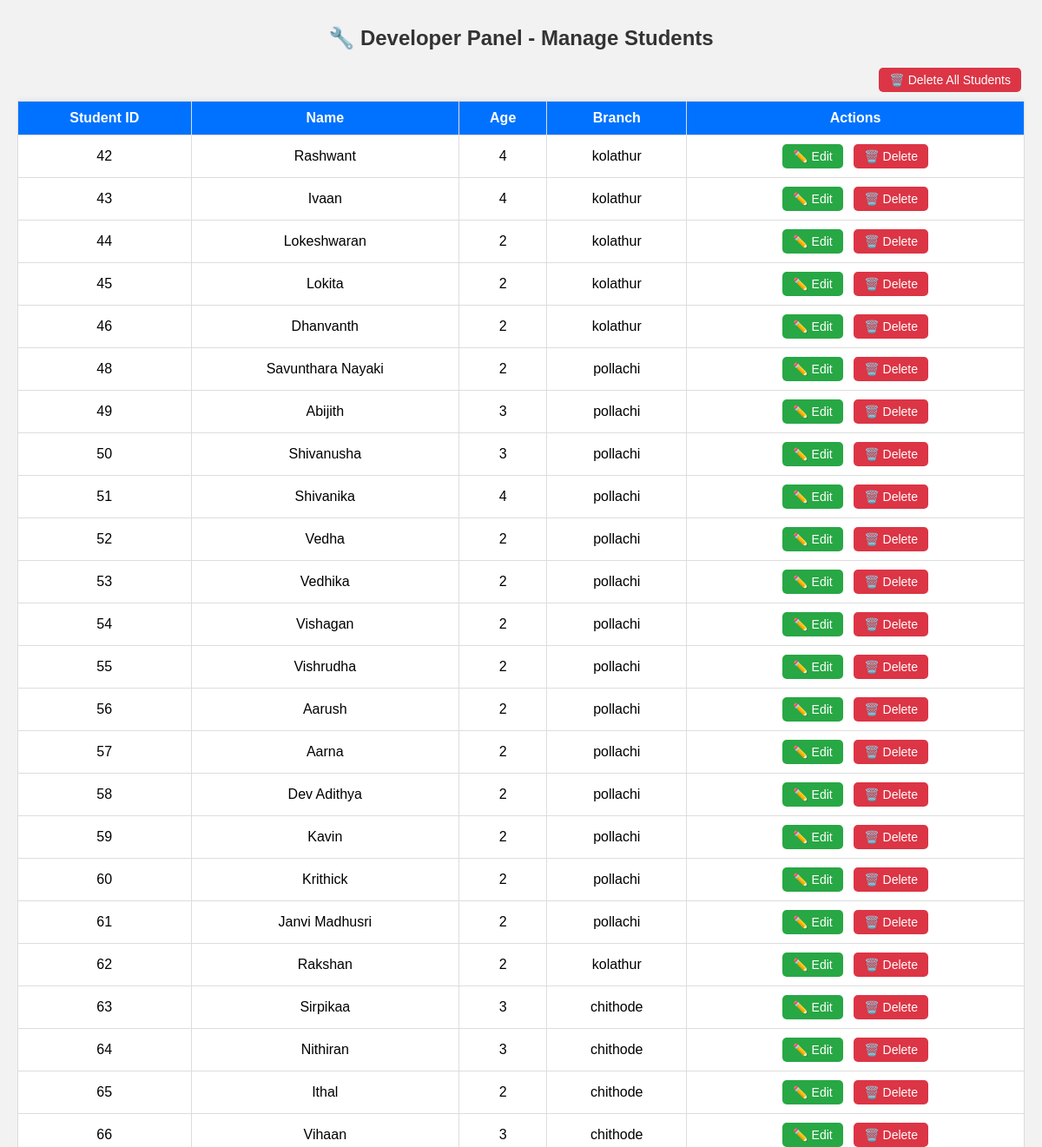
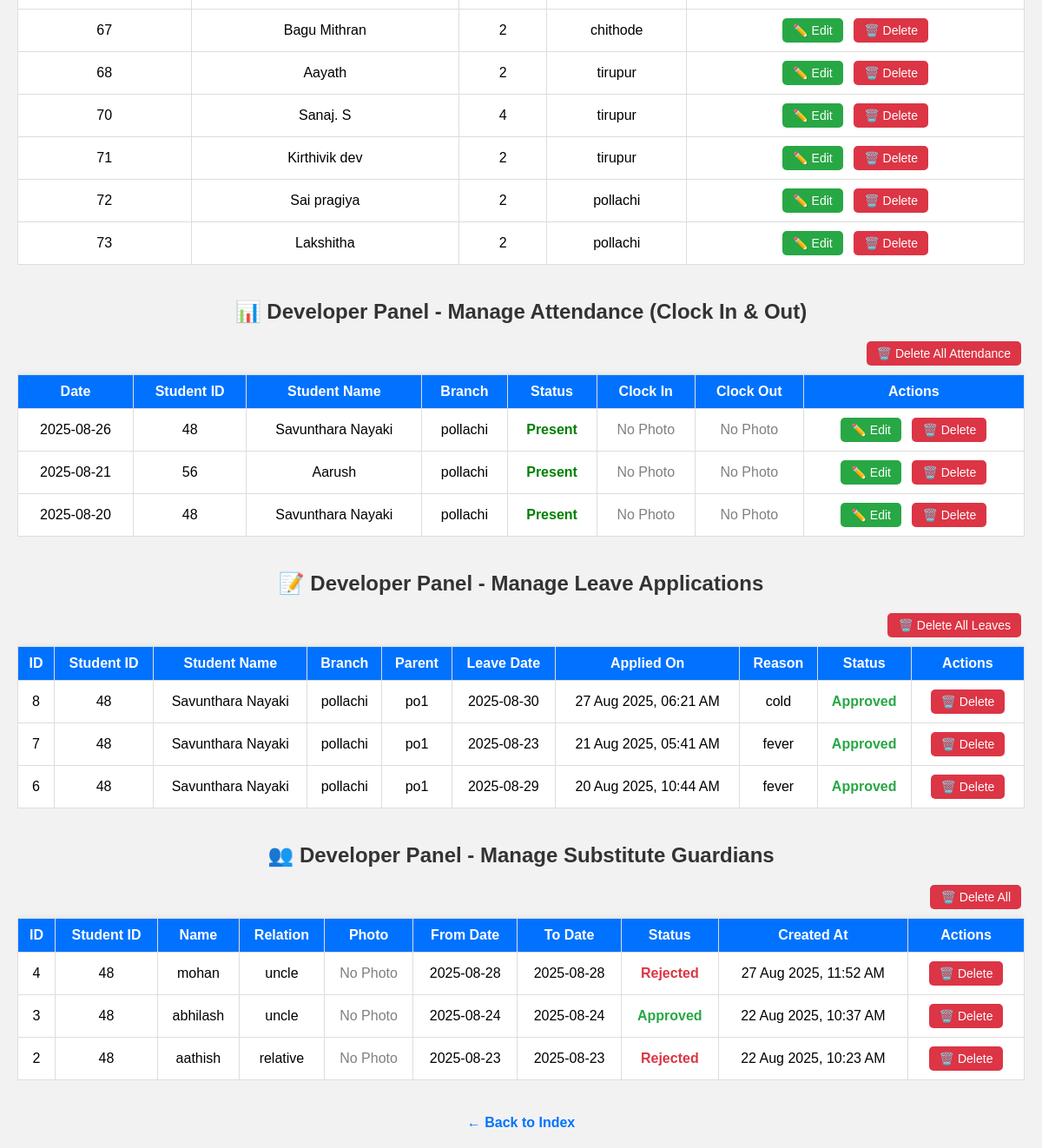
The page /developer.php on the database its author committed (2 pictures, top to bottom).
### tables this page shows
CREATE TABLE `students` (
  `student_id` int(11) NOT NULL,
  `name` varchar(100) NOT NULL,
  `age` int(11) NOT NULL,
  `branch_id` int(11) NOT NULL,
  `approved` tinyint(1) DEFAULT 0
);

CREATE TABLE `branches` (
  `branch_id` int(11) NOT NULL,
  `branch_name` varchar(100) NOT NULL
);

CREATE TABLE `attendance` (
  `student_id` int(11) NOT NULL,
  `date` date NOT NULL,
  `status` varchar(10) DEFAULT NULL,
  `guardian_in_photo` varchar(255) DEFAULT NULL,
  `guardian_in_relation` varchar(50) DEFAULT NULL,
  `guardian_out_photo` varchar(255) DEFAULT NULL,
  `guardian_out_relation` varchar(50) DEFAULT NULL
);

CREATE TABLE `leaves` (
  `id` int(11) NOT NULL,
  `student_id` int(11) NOT NULL,
  `parent_username` varchar(50) NOT NULL,
  `leave_date` date NOT NULL,
  `reason` text DEFAULT NULL,
  `status` enum('Pending','Approved','Rejected') DEFAULT 'Pending',
  `applied_at` timestamp NOT NULL DEFAULT current_timestamp()
);

CREATE TABLE `substitute_guardians` (
  `id` int(11) NOT NULL,
  `student_id` int(11) NOT NULL,
  `name` varchar(100) NOT NULL,
  `relation` varchar(50) NOT NULL,
  `photo_path` varchar(255) NOT NULL,
  `from_date` date NOT NULL,
  `to_date` date NOT NULL,
  `status` enum('Pending','Approved','Rejected') DEFAULT 'Pending',
  `created_at` datetime DEFAULT current_timestamp()
);

### developer.php (the view, shortened to what this page needs)
<?php
include 'db.php';
$students = $conn->query("
    SELECT s.student_id, s.name, s.age, b.branch_name
    FROM students s
    JOIN branches b ON s.branch_id = b.branch_id
");
$attendances = $conn->query("
    SELECT
        a.student_id,
        a.date,
        a.status,
        a.guardian_in_photo,
        a.guardian_in_relation,
        a.guardian_out_photo,
        a.guardian_out_relation,
        s.name AS student_name,
        b.branch_name
    FROM attendance a
    JOIN students s ON a.student_id = s.student_id
    JOIN branches b ON s.branch_id = b.branch_id
    ORDER BY a.date DESC, s.name
");
$leaves = $conn->query("
    SELECT
        l.id,
        l.student_id,
        l.parent_username,
        l.leave_date,
        l.reason,
        l.status,
        l.applied_at,
        s.name AS student_name,
        b.branch_name
    FROM leaves l
    JOIN students s ON l.student_id = s.student_id
    JOIN branches b ON s.branch_id = b.branch_id
    ORDER BY l.applied_at DESC
");
$substitutes = $conn->query("
    SELECT
        sg.id,
        sg.student_id,
        sg.name AS sub_name,
        sg.relation,
        sg.photo_path,
        sg.from_date,
        sg.to_date,
        sg.status,
        sg.created_at
    FROM substitute_guardians sg
    ORDER BY sg.created_at DESC
");
?>
<!DOCTYPE html>
<html lang="en">
<head>
</head>
<body>
<h2>🔧 Developer Panel - Manage Students</h2>
<div class="table-container">
    <div style="text-align:right; margin-bottom: 10px;">
        <a class="btn delete-btn" href="?delete_all_students=1" onclick="return confirm('Are you sure you want to delete ALL students?')">🗑️ Delete All Students</a>
    </div>
    <table>
        <thead>
            <tr>
                <th>Student ID</th>
                <th>Name</th>
                <th>Age</th>
                <th>Branch</th>
                <th>Actions</th>
            </tr>
        </thead>
        <tbody>
            <?php while ($row = $students->fetch_assoc()): ?>
                <tr>
                    <td data-label="Student ID"><?= $row['student_id']; ?></td>
                    <td data-label="Name"><?= htmlspecialchars($row['name']); ?></td>
                    <td data-label="Age"><?= $row['age']; ?></td>
                    <td data-label="Branch"><?= htmlspecialchars($row['branch_name']); ?></td>
                    <td data-label="Actions">
                        <a class="btn edit-btn" href="edit_student.php?id=<?= $row['student_id']; ?>">✏️ Edit</a>
                        <a class="btn delete-btn" href="?delete_student=<?= $row['student_id']; ?>" onclick="return confirm('Delete this student?')">🗑️ Delete</a>
                    </td>
                </tr>
            <?php endwhile; ?>
        </tbody>
    </table>
</div>
<h2>📊 Developer Panel - Manage Attendance (Clock In & Out)</h2>
<div class="table-container">
    <div style="text-align:right; margin-bottom: 10px;">
        <a class="btn delete-btn" href="?delete_all_attendance=1" onclick="return confirm('Are you sure you want to delete ALL attendance records?')">🗑️ Delete All Attendance</a>
    </div>
    <table>
        <thead>
            <tr>
                <th>Date</th>
                <th>Student ID</th>
                <th>Student Name</th>
                <th>Branch</th>
                <th>Status</th>
                <th>Clock In</th>
                <th>Clock Out</th>
                <th>Actions</th>
            </tr>
        </thead>
        <tbody>
            <?php while ($row = $attendances->fetch_assoc()): ?>
                <tr>
                    <td data-label="Date"><?= htmlspecialchars($row['date']); ?></td>
                    <td data-label="Student ID"><?= $row['student_id']; ?></td>
                    <td data-label="Student Name"><?= htmlspecialchars($row['student_name']); ?></td>
                    <td data-label="Branch"><?= htmlspecialchars($row['branch_name']); ?></td>
                    <td data-label="Status">
                        <span style="color: <?= $row['status'] === 'Present' ? 'green' : 'red'; ?>; font-weight: bold;">
                            <?= htmlspecialchars($row['status']); ?>
                        </span>
                    </td>
                    <td data-label="Clock In">
                        <?php if (!empty($row['guardian_in_photo']) && file_exists($row['guardian_in_photo'])): ?>
                            <div class="guardian-cell">
                                <img src="<?= htmlspecialchars($row['guardian_in_photo']); ?>"
                                     alt="Clock In"
                                     onclick="openModal('<?= htmlspecialchars($row['guardian_in_photo']); ?>')">
                                <span class="relation"><?= htmlspecialchars($row['guardian_in_relation'] ?? 'Guardian'); ?></span>
                            </div>
                        <?php else: ?>
                            <span style="color:gray;">No Photo</span>
                        <?php endif; ?>
                    </td>
                    <td data-label="Clock Out">
                        <?php if (!empty($row['guardian_out_photo']) && file_exists($row['guardian_out_photo'])): ?>
                            <div class="guardian-cell">
                                <img src="<?= htmlspecialchars($row['guardian_out_photo']); ?>"
                                     alt="Clock Out"
                                     onclick="openModal('<?= htmlspecialchars($row['guardian_out_photo']); ?>')">
                                <span class="relation"><?= htmlspecialchars($row['guardian_out_relation'] ?? 'Guardian'); ?></span>
                            </div>
                        <?php else: ?>
                            <span style="color:gray;">No Photo</span>
                        <?php endif; ?>
                    </td>
                    <td data-label="Actions">
                        <a class="btn edit-btn" href="edit_attendance.php?student_id=<?= $row['student_id']; ?>&date=<?= urlencode($row['date']); ?>">✏️ Edit</a>
                        <a class="btn delete-btn" href="?delete_attendance_student_id=<?= $row['student_id']; ?>&delete_attendance_date=<?= urlencode($row['date']); ?>" onclick="return confirm('Delete this attendance record?')">🗑️ Delete</a>
                    </td>
                </tr>
            <?php endwhile; ?>
        </tbody>
    </table>
</div>
<h2>📝 Developer Panel - Manage Leave Applications</h2>
<div class="table-container">
    <div style="text-align:right; margin-bottom: 10px;">
        <a class="btn delete-btn" href="?delete_all_leaves=1" onclick="return confirm('Are you sure you want to delete ALL leave applications?')">🗑️ Delete All Leaves</a>
    </div>
    <table>
        <thead>
            <tr>
                <th>ID</th>
                <th>Student ID</th>
                <th>Student Name</th>
                <th>Branch</th>
                <th>Parent</th>
                <th>Leave Date</th>
                <th>Applied On</th>
                <th>Reason</th>
                <th>Status</th>
                <th>Actions</th>
            </tr>
        </thead>
        <tbody>
            <?php if ($leaves->num_rows == 0): ?>
                <tr>
                    <td colspan="10" style="text-align:center; color: #777;">No leave applications found.</td>
                </tr>
            <?php else: ?>
                <?php while ($row = $leaves->fetch_assoc()): ?>
                    <tr>
                        <td data-label="ID"><?= $row['id']; ?></td>
                        <td data-label="Student ID"><?= $row['student_id']; ?></td>
                        <td data-label="Student Name"><?= htmlspecialchars($row['student_name']); ?></td>
                        <td data-label="Branch"><?= htmlspecialchars($row['branch_name']); ?></td>
                        <td data-label="Parent"><?= htmlspecialchars($row['parent_username']); ?></td>
                        <td data-label="Leave Date"><?= htmlspecialchars($row['leave_date']); ?></td>
                        <td data-label="Applied On"><?= htmlspecialchars(date('d M Y, h:i A', strtotime($row['applied_at']))); ?></td>
                        <td data-label="Reason" title="<?= htmlspecialchars($row['reason']); ?>">
                            <?= strlen($row['reason']) > 50 ? substr(htmlspecialchars($row['reason']), 0, 50) . '...' : htmlspecialchars($row['reason'] ?: '—'); ?>
                        </td>
                        <td data-label="Status">
                            <span class="status-<?= strtolower($row['status']) ?>">
                                <?= htmlspecialchars($row['status']) ?>
                            </span>
                        </td>
                        <td data-label="Actions">
                            <a class="btn delete-btn" href="?delete_leave_id=<?= $row['id']; ?>" onclick="return confirm('Delete this leave application?')">🗑️ Delete</a>
                        </td>
                    </tr>
                <?php endwhile; ?>
            <?php endif; ?>
        </tbody>
    </table>
</div>
<h2>👥 Developer Panel - Manage Substitute Guardians</h2>
<div class="table-container">
    <div style="text-align:right; margin-bottom: 10px;">
        <a class="btn delete-btn" href="?delete_all_substitutes=1" onclick="return confirm('Are you sure you want to delete ALL substitute guardian records?')">🗑️ Delete All</a>
    </div>
    <table>
        <thead>
            <tr>
                <th>ID</th>
                <th>Student ID</th>
                <th>Name</th>
                <th>Relation</th>
                <th>Photo</th>
                <th>From Date</th>
                <th>To Date</th>
                <th>Status</th>
                <th>Created At</th>
                <th>Actions</th>
            </tr>
        </thead>
        <tbody>
            <?php if ($substitutes->num_rows == 0): ?>
                <tr>
                    <td colspan="10" style="text-align:center; color: #777;">No substitute guardian records found.</td>
                </tr>
            <?php else: ?>
                <?php while ($row = $substitutes->fetch_assoc()): ?>
                    <tr>
                        <td data-label="ID"><?= $row['id']; ?></td>
                        <td data-label="Student ID"><?= $row['student_id']; ?></td>
                        <td data-label="Name"><?= htmlspecialchars($row['sub_name']); ?></td>
                        <td data-label="Relation"><?= htmlspecialchars($row['relation']); ?></td>
                        <td data-label="Photo">
                            <?php if (!empty($row['photo_path']) && file_exists($row['photo_path'])): ?>
                                <img src="<?= htmlspecialchars($row['photo_path']); ?>"
                                     alt="Substitute Guardian Photo"
                                     onclick="openModal('<?= htmlspecialchars($row['photo_path']); ?>')">
                            <?php else: ?>
                                <span style="color:gray;">No Photo</span>
                            <?php endif; ?>
                        </td>
                        <td data-label="From Date"><?= htmlspecialchars($row['from_date']); ?></td>
                        <td data-label="To Date"><?= htmlspecialchars($row['to_date']); ?></td>
                        <td data-label="Status">
                            <span class="status-<?= strtolower($row['status']) ?>">
                                <?= htmlspecialchars($row['status']) ?>
                            </span>
                        </td>
                        <td data-label="Created At"><?= htmlspecialchars(date('d M Y, h:i A', strtotime($row['created_at']))); ?></td>
                        <td data-label="Actions">
                            <a class="btn delete-btn" href="?delete_substitute_id=<?= $row['id']; ?>" onclick="return confirm('Delete this substitute guardian record?')">🗑️ Delete</a>
                        </td>
                    </tr>
                <?php endwhile; ?>
            <?php endif; ?>
        </tbody>
    </table>
</div>
<a href="index.php" class="back-btn">← Back to Index</a>
</body>
</html>

### developer.php (style rules this page uses)
body { font-family: Arial, sans-serif; background: #f2f2f2; margin: 0; padding: 20px; }
h2 { text-align: center; margin-top: 10px; color: #333; }
.table-container { margin-bottom: 40px; overflow-x: auto; }
table { width: 100%; border-collapse: collapse; margin-top: 10px; background: #fff; box-shadow: 0 2px 10px rgba(0,0,0,0.1); }
th, td { padding: 10px; border: 1px solid #ddd; text-align: center; }
th { background-color: #0072ff; color: white; }
a.btn { padding: 6px 12px; border-radius: 5px; font-size: 14px; text-decoration: none; margin: 0 4px; display: inline-block; }
.edit-btn { background-color: #28a745; color: white; }
.delete-btn { background-color: #dc3545; color: white; }
.back-btn { display: block; text-align: center; margin-top: 30px; text-decoration: none; font-weight: bold; color: #0072ff; }
.status-approved { color: #28a745; font-weight: bold; }
.status-rejected { color: #dc3545; font-weight: bold; }

### rows shown on the page
students: student_id "42", name "Rashwant", age "4", branch.branch_name "kolathur"
students: student_id "43", name "Ivaan", age "4", branch.branch_name "kolathur"
students: student_id "44", name "Lokeshwaran", age "2", branch.branch_name "kolathur"
students: student_id "45", name "Lokita", age "2", branch.branch_name "kolathur"
students: student_id "46", name "Dhanvanth", age "2", branch.branch_name "kolathur"
students: student_id "48", name "Savunthara Nayaki", age "2", branch.branch_name "pollachi"
students: student_id "49", name "Abijith", age "3", branch.branch_name "pollachi"
students: student_id "50", name "Shivanusha", age "3", branch.branch_name "pollachi"
students: student_id "51", name "Shivanika", age "4", branch.branch_name "pollachi"
students: student_id "52", name "Vedha", age "2", branch.branch_name "pollachi"
students: student_id "53", name "Vedhika", age "2", branch.branch_name "pollachi"
students: student_id "54", name "Vishagan", age "2", branch.branch_name "pollachi"
students: student_id "55", name "Vishrudha", age "2", branch.branch_name "pollachi"
students: student_id "56", name "Aarush", age "2", branch.branch_name "pollachi"
students: student_id "57", name "Aarna", age "2", branch.branch_name "pollachi"
students: student_id "58", name "Dev Adithya", age "2", branch.branch_name "pollachi"
students: student_id "59", name "Kavin", age "2", branch.branch_name "pollachi"
students: student_id "60", name "Krithick", age "2", branch.branch_name "pollachi"
students: student_id "61", name "Janvi Madhusri", age "2", branch.branch_name "pollachi"
students: student_id "62", name "Rakshan", age "2", branch.branch_name "kolathur"
students: student_id "63", name "Sirpikaa", age "3", branch.branch_name "chithode"
students: student_id "64", name "Nithiran", age "3", branch.branch_name "chithode"
students: student_id "65", name "Ithal", age "2", branch.branch_name "chithode"
students: student_id "66", name "Vihaan", age "3", branch.branch_name "chithode"
students: student_id "67", name "Bagu Mithran", age "2", branch.branch_name "chithode"
students: student_id "68", name "Aayath", age "2", branch.branch_name "tirupur"
students: student_id "70", name "Sanaj. S", age "4", branch.branch_name "tirupur"
students: student_id "71", name "Kirthivik dev", age "2", branch.branch_name "tirupur"
students: student_id "72", name "Sai pragiya", age "2", branch.branch_name "pollachi"
students: student_id "73", name "Lakshitha", age "2", branch.branch_name "pollachi"
attendance: date "2025-08-26", student "48", student.name "Savunthara Nayaki", branches.branch_name "pollachi", status "Present", shows "No Photo"
attendance: date "2025-08-21", student "56", student.name "Aarush", branches.branch_name "pollachi", status "Present", shows "No Photo"
attendance: date "2025-08-20", student "48", student.name "Savunthara Nayaki", branches.branch_name "pollachi", status "Present", shows "No Photo"
leaves: id "8", student "48", student.name "Savunthara Nayaki", branches.branch_name "pollachi", parent_username "po1", leave_date "2025-08-30", applied_at "27 Aug 2025, 06:21 AM", reason "cold", status "Approved"
leaves: id "7", student "48", student.name "Savunthara Nayaki", branches.branch_name "pollachi", parent_username "po1", leave_date "2025-08-23", applied_at "21 Aug 2025, 05:41 AM", reason "fever", status "Approved"
leaves: id "6", student "48", student.name "Savunthara Nayaki", branches.branch_name "pollachi", parent_username "po1", leave_date "2025-08-29", applied_at "20 Aug 2025, 10:44 AM", reason "fever", status "Approved"
substitute_guardians: id "4", student "48", name "mohan", relation "uncle", shows "No Photo", from_date "2025-08-28", to_date "2025-08-28", status "Rejected", created_at "27 Aug 2025, 11:52 AM"
substitute_guardians: id "3", student "48", name "abhilash", relation "uncle", shows "No Photo", from_date "2025-08-24", to_date "2025-08-24", status "Approved", created_at "22 Aug 2025, 10:37 AM"
substitute_guardians: id "2", student "48", name "aathish", relation "relative", shows "No Photo", from_date "2025-08-23", to_date "2025-08-23", status "Rejected", created_at "22 Aug 2025, 10:23 AM"
